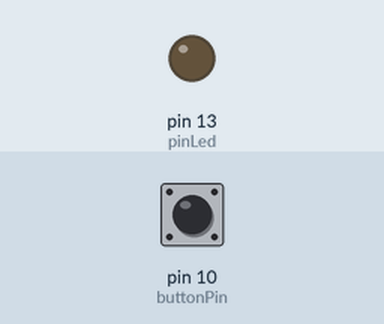
The sketch below on a simulated Arduino Uno, built with avr-gcc and run on an emulated ATmega328P. Parts: output pins drawn as LEDs (lit = HIGH). Inputs (shaded band) come from the test bench; at power-on: pin 10 (buttonPin) HIGH. Random numbers use the default seed unless the sketch sets one; what the sketch prints to the serial monitor is not drawn.

Above: at 13.7 s.
13.8 s: pin 10 (buttonPin) pulled LOW for 3 s
Timing chart, 0 to 18.3 s (numbered marks = the images above; inputs shaded):
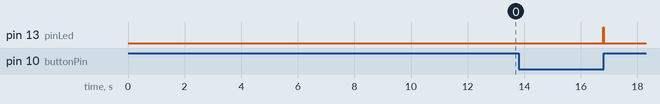

Measured:
- after the input at 13.8 s, pin 13 (pinLed): LOW → HIGH after 3.0 s, → LOW 0.01 s later

The sketch:

misuratoreRiflessi.ino
```cpp
int pinLed = 13;
int tempo = 1000;
int buttonPin = 10;
float a;

void setup() {
  pinMode(pinLed, OUTPUT);
  Serial.begin(9600);
}

void loop() {
    delay(random(1000, 5300));
    digitalWrite(pinLed, HIGH);
    a=0;
    while(digitalRead(buttonPin)==LOW){
      a++;
      delay(1);
    }
    Serial.print("Hai premuto il pulsante in: "), Serial.print(a), Serial.print(" millisecondi\n");
    digitalWrite(pinLed, LOW);
}
```
